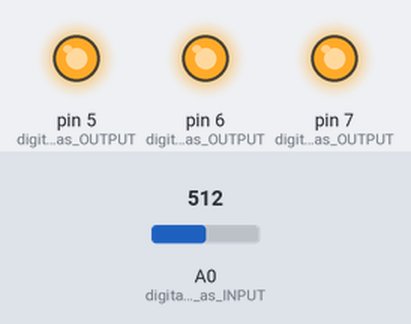
Bench run of a sketch on a simulated Arduino Uno, built with avr-gcc and run on an emulated ATmega328P. On the bench: output pins drawn as LEDs (lit = HIGH). The inputs (shaded band) are chosen by the test bench; at power-on: A0 (digital_pin_A0_as_INPUT) = 512. What the sketch prints to the serial monitor is not drawn.

Above: at 0.1 s.
Timing chart, 0 to 1.6 s (numbered marks = the images above):
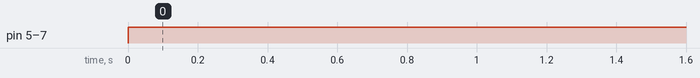

Measured:
- by itself, pin 5 (digital_pin_5_as_OUTPUT), pin 6 (digital_pin_6_as_OUTPUT), pin 7 (digital_pin_7_as_OUTPUT): LOW → HIGH at 0.00 s

The sketch:

funky_tumelo_jarv1.ino
```cpp
int baselineTemp = 0; // Set temperature to activate LED
int celsius = 0; // Read in celcius
int fahrenheit = 0; // Read in fahrenhit

void setup()
{
  pinMode(A0, INPUT); //digital pin A0 as INPUT
  Serial.begin(9600); //Start the serial port at 9600

  pinMode(5, OUTPUT); // digital pin 5 as OUTPUT
  pinMode(6, OUTPUT); // digital pin 6 as OUTPUT
  pinMode(7, OUTPUT); // digital pin 7 as OUTPUT
}

void loop()
{
  baselineTemp = 40; //set threshold temperature to activate LEDs
  celsius = map(((analogRead(A0) - 20) * 3.04), 0, 1023, -40, 125); //measure temperature in Celsius
  fahrenheit = ((celsius * 9) / 5 + 32); //convert to Fahrenheit
  Serial.print(celsius);  //Serial print read as celcius
  Serial.print(" C, "); //Serial print C
  Serial.print(fahrenheit); //Serial print read as fahrenheit
  Serial.println(" F"); //Serial print F

  if (celsius >= baselineTemp && celsius < baselineTemp + 10) { //if Temperature between 40 to 50
    digitalWrite(5, HIGH); // Turn on LED
    digitalWrite(6, LOW); // Turn off LED
    digitalWrite(7, LOW); // Turn off LED
  }
  if (celsius >= baselineTemp + 10 && celsius < baselineTemp + 20) { //if Temperature between 50 to 60
    digitalWrite(5, HIGH); // Turn on LED
    digitalWrite(6, HIGH); // Turn on LED
    digitalWrite(7, LOW); // Turn off LED
  }
  if (celsius >= baselineTemp + 20 && celsius < baselineTemp + 30) { //if Temperature between 60 to 70
    digitalWrite(5, HIGH); // Turn on LED
    digitalWrite(6, HIGH); // Turn on LED
    digitalWrite(7, HIGH); // Turn on LED
  }
  if (celsius >= baselineTemp + 30) {  //if Temperature above 70
    digitalWrite(5, HIGH); // Turn on LED
    digitalWrite(6, HIGH); // Turn on LED
    digitalWrite(7, HIGH); // Turn on LED
  }
  delay(500); // Wait for 500 millisecond(s)
}
```
